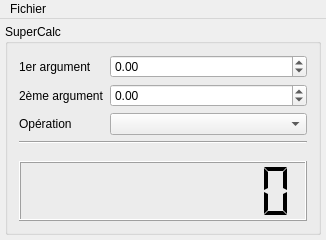
<?xml version="1.0" encoding="UTF-8"?>
<ui version="4.0">
 <class>SuperCalc</class>
 <widget class="QMainWindow" name="SuperCalc">
  <property name="geometry">
   <rect>
    <x>0</x>
    <y>0</y>
    <width>326</width>
    <height>240</height>
   </rect>
  </property>
  <property name="minimumSize">
   <size>
    <width>326</width>
    <height>0</height>
   </size>
  </property>
  <property name="windowTitle">
   <string>SuperCalc</string>
  </property>
  <widget class="QWidget" name="centralWidget">
   <layout class="QHBoxLayout" name="horizontalLayout">
    <property name="leftMargin">
     <number>5</number>
    </property>
    <property name="topMargin">
     <number>5</number>
    </property>
    <property name="rightMargin">
     <number>5</number>
    </property>
    <property name="bottomMargin">
     <number>5</number>
    </property>
    <item>
     <layout class="QVBoxLayout" name="verticalLayout">
      <item>
       <widget class="QGroupBox" name="groupBox">
        <property name="title">
         <string>SuperCalc</string>
        </property>
        <layout class="QVBoxLayout" name="verticalLayout_2">
         <item>
          <layout class="QFormLayout" name="formLayout">
           <item row="0" column="0">
            <widget class="QLabel" name="label_1st_arg">
             <property name="text">
              <string>1er argument</string>
             </property>
            </widget>
           </item>
           <item row="0" column="1">
            <widget class="QDoubleSpinBox" name="spinbox_1st_arg">
             <property name="minimum">
              <double>-1000.000000000000000</double>
             </property>
             <property name="maximum">
              <double>1000.000000000000000</double>
             </property>
            </widget>
           </item>
           <item row="1" column="0">
            <widget class="QLabel" name="label_2nd_arg">
             <property name="text">
              <string>2ème argument</string>
             </property>
            </widget>
           </item>
           <item row="1" column="1">
            <widget class="QDoubleSpinBox" name="spinbox_2nd_arg">
             <property name="minimum">
              <double>-1000.000000000000000</double>
             </property>
             <property name="maximum">
              <double>1000.000000000000000</double>
             </property>
            </widget>
           </item>
           <item row="2" column="0">
            <widget class="QLabel" name="label_operation">
             <property name="text">
              <string>Opération</string>
             </property>
            </widget>
           </item>
           <item row="2" column="1">
            <widget class="QComboBox" name="combo_operation"/>
           </item>
          </layout>
         </item>
         <item>
          <widget class="Line" name="line">
           <property name="orientation">
            <enum>Qt::Horizontal</enum>
           </property>
          </widget>
         </item>
         <item>
          <spacer name="verticalSpacer_2">
           <property name="orientation">
            <enum>Qt::Vertical</enum>
           </property>
           <property name="sizeHint" stdset="0">
            <size>
             <width>20</width>
             <height>40</height>
            </size>
           </property>
          </spacer>
         </item>
         <item>
          <widget class="QLCDNumber" name="lcd_result">
           <property name="minimumSize">
            <size>
             <width>0</width>
             <height>60</height>
            </size>
           </property>
           <property name="frameShape">
            <enum>QFrame::Box</enum>
           </property>
           <property name="lineWidth">
            <number>1</number>
           </property>
           <property name="smallDecimalPoint">
            <bool>true</bool>
           </property>
           <property name="digitCount">
            <number>8</number>
           </property>
           <property name="segmentStyle">
            <enum>QLCDNumber::Flat</enum>
           </property>
          </widget>
         </item>
        </layout>
       </widget>
      </item>
     </layout>
    </item>
   </layout>
  </widget>
  <widget class="QMenuBar" name="menuBar">
   <property name="geometry">
    <rect>
     <x>0</x>
     <y>0</y>
     <width>326</width>
     <height>20</height>
    </rect>
   </property>
   <widget class="QMenu" name="menuFichier">
    <property name="title">
     <string>Fichier</string>
    </property>
    <addaction name="action_Recharger"/>
    <addaction name="action_Quitter"/>
   </widget>
   <addaction name="menuFichier"/>
  </widget>
  <action name="action_Recharger">
   <property name="text">
    <string>&amp;Recharger</string>
   </property>
  </action>
  <action name="action_Quitter">
   <property name="text">
    <string>&amp;Quitter</string>
   </property>
  </action>
 </widget>
 <layoutdefault spacing="6" margin="11"/>
 <resources/>
 <connections/>
 <slots>
  <slot>buttonPressed()</slot>
 </slots>
</ui>
